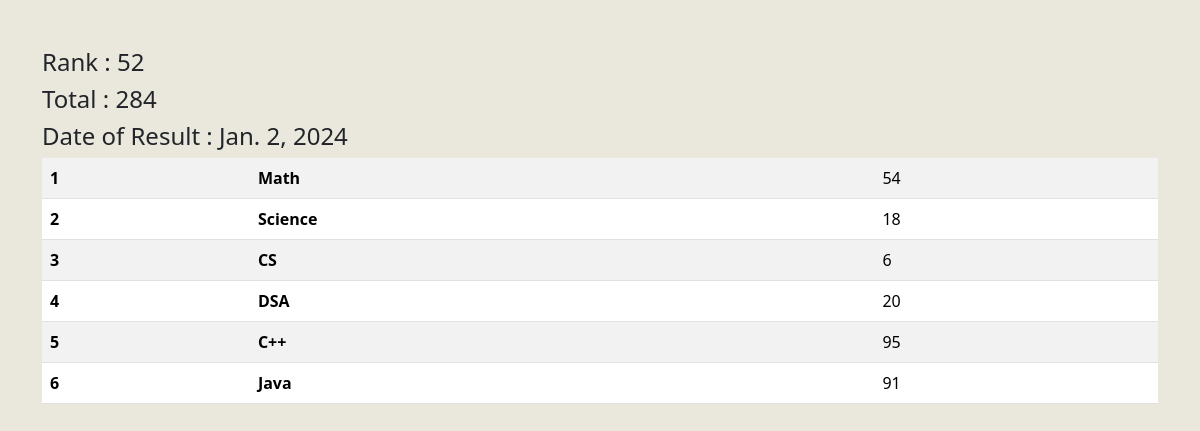
The app's page /see_marks/STU-0473 with its own data.
### home/models.py (models this page shows, shortened)
class SubjectMarks(models.Model):
    student = models.ForeignKey(Student, related_name = "studentmarks", on_delete = models.CASCADE)
    subject = models.ForeignKey(Subject, on_delete = models.CASCADE)
    marks = models.IntegerField()
    class Meta :
        unique_together = ['student' , 'subject']

class Student(models.Model):
    department = models.ForeignKey(Department , related_name="depart" ,on_delete = models.CASCADE )
    student_id = models.OneToOneField(StudentID , related_name = "studentid" , on_delete = models.CASCADE)
    student_name = models.CharField(max_length = 100)
    student_email = models.EmailField(unique = True)
    student_age = models.IntegerField(default = 18)
    student_address = models.TextField()
    is_deleted = models.BooleanField(default=False)
    objects = StudentManager()
    admin_objects = models.Manager()
    class Meta:
        ordering = ['student_name']
        verbose_name = "student"

class ReportCard(models.Model):
    student = models.ForeignKey(Student, related_name="studentreportcard", on_delete = models.CASCADE)
    student_rank = models.IntegerField()
    date_of_report_card = models.DateField(auto_now_add = True)
    class Meta :
        unique_together = ['student_rank','date_of_report_card']

class Subject(models.Model):
    subject_name = models.CharField(max_length=100)

### home/views.py (the view)
# urls.py: path('see_marks/<student_id>', see_marks, name="see_marks"),
def see_marks(request , student_id):
    queryset = SubjectMarks.objects.filter(student__student_id__student_id=student_id)
    total_marks = queryset.aggregate(total_marks = Sum('marks'))
    return render(request, 'report/see_marks.html' , {'queryset' : queryset, 'total_marks' : total_marks } )

### home/templates/report/see_marks.html
{% extends "base.html" %}
{% block start %}
    <div class="container mt-5">
        <h4>Rank : {{queryset.first.student.studentreportcard.first.student_rank}}</h4>
        <h4>Total : {{total_marks.total_marks}}</h4>
        <h4>Date of Result : {{queryset.first.student.studentreportcard.first.date_of_report_card}}</h4>
        <table class="table table-striped">
            <tbody>
                {% for marks in queryset %}
              <tr>
                <th scope="row">{{forloop.counter}}</th>
                <td>
                  <b> {{marks.subject.subject_name}}    </b>
                </td>
                <td>{{marks.marks}}</td>
              </tr>
             {% endfor %}
            </tbody>
        </table>
    </div>
{% endblock %}

### home/templates/base.html (style rules this page uses)
body { background: #EAE7DC; }

### records on screen
SubjectMarks: first.student.studentreportcard.first.student_rank "52", first.student.studentreportcard.first.date_of_report_card "Jan. 2, 2024", subject.subject_name "Math", marks "54"
SubjectMarks: subject.subject_name "Science", marks "18"
SubjectMarks: subject.subject_name "CS", marks "6"
SubjectMarks: subject.subject_name "DSA", marks "20"
SubjectMarks: subject.subject_name "C++", marks "95"
SubjectMarks: subject.subject_name "Java", marks "91"

### other values on screen
{{ total_marks.total_marks }} "284"
